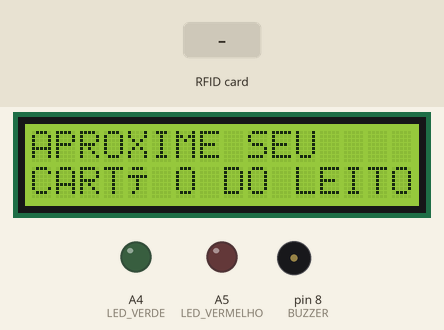
Simulated run of this sketch. Board: Arduino Uno, built with avr-gcc and run on an emulated ATmega328P. On the bench: 16×2 character LCD, output pins drawn as LEDs (lit = HIGH), buzzer (waves = sounding, pin HIGH). Inputs (shaded band) come from the test bench. Pins used as bus, display or sensor lines are not drawn; what the sketch prints to the serial monitor is not drawn.

Above: at 1.3 s.
1.4 s: RFID card B5 DA 2B 77 held to the reader
At 1.9 s:
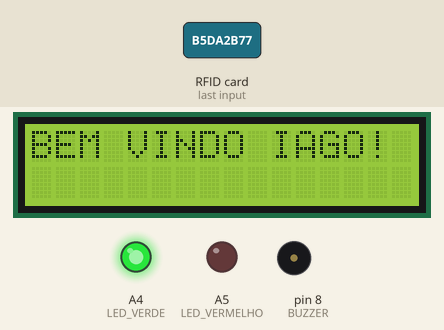
At 5.5 s:
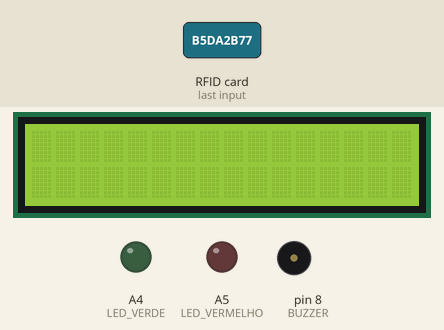
5.9 s: RFID card 5E 7A 19 C4 held to the reader
At 7.6 s:
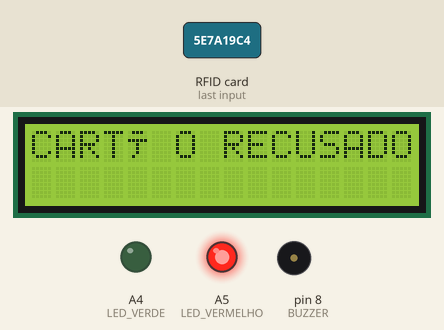
Timing chart, 0 to 11.0 s (numbered marks = the images above; inputs shaded):
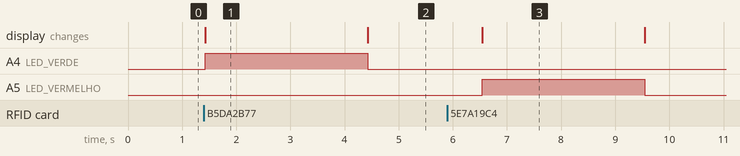

The sketch:

RFID-control_led_buzzer.ino
```cpp
#include <SPI.h>
#include <MFRC522.h>
#include <LiquidCrystal.h>

//Pinos
#define LED_VERDE A4
#define LED_VERMELHO A5
#define BUZZER 8
#define SS_PIN 10
#define RST_PIN 9
LiquidCrystal lcd(7, 6, 5, 4, 3, 2);

String IDtag = ""; //Variável que armazenará o ID da Tag
bool Permitido = false; //Variável que verifica a permissão

//Vetor responsável por armazenar os ID's das Tag's cadastradas
String TagsCadastradas[] = {"b5da2b77"};

MFRC522 LeitorRFID(SS_PIN, RST_PIN);    // Cria uma nova instância para o leitor e passa os pinos como parâmetro

int quantidadeNegacoes = 0;

void setup() {
        Serial.begin(9600);             // Inicializa a comunicação Serial
        SPI.begin();                    // Inicializa comunicacao SPI
        LeitorRFID.PCD_Init();          // Inicializa o leitor RFID
        pinMode(LED_VERDE, OUTPUT);     // Declara o pino do led verde como saída
        pinMode(LED_VERMELHO, OUTPUT);  // Declara o pino do led vermelho como saída
        pinMode(BUZZER, OUTPUT);        // Declara o pino do buzzer como saída
        lcd.begin(16, 2);
}

void loop() {
  if(quantidadeNegacoes < 3)
    Leitura();  //Chama a função responsável por fazer a leitura das Tag's
}

void Leitura(){

  lcd.clear();
  lcd.print("APROXIME SEU");
  segundaLinha();
  lcd.print("CARTÃO DO LEITOR");
  primeiraLinha();
        IDtag = ""; //Inicialmente IDtag deve estar vazia.

        // Verifica se existe uma Tag presente
        if ( !LeitorRFID.PICC_IsNewCardPresent() || !LeitorRFID.PICC_ReadCardSerial() ) {
            delay(50);
            return;
        }

        // Pega o ID da Tag através da função LeitorRFID.uid e Armazena o ID na variável IDtag
        for (byte i = 0; i < LeitorRFID.uid.size; i++) {
            IDtag.concat(String(LeitorRFID.uid.uidByte[i], HEX));
        }

        //Compara o valor do ID lido com os IDs armazenados no vetor TagsCadastradas[]
        for (int i = 0; i < (sizeof(TagsCadastradas)/sizeof(String)); i++) {
          if(  IDtag.equalsIgnoreCase(TagsCadastradas[i])  ){
              Permitido = true; //Variável Permitido assume valor verdadeiro caso o ID Lido esteja cadastrado
          }
        }

        if(Permitido == true)
          acessoLiberado(); //Se a variável Permitido for verdadeira será chamada a função acessoLiberado()
        else
          acessoNegado(); //Se não será chamada a função acessoNegado()

        delay(2000); //aguarda 2 segundos para efetuar uma nova leitura
}

void acessoLiberado(){

  Serial.println("Tag Cadastrada: " + IDtag); //Exibe a mensagem "Tag Cadastrada" e o ID da tag não cadastrada
    efeitoPermitido();  //Chama a função efeitoPermitido()
    Permitido = false;  //Seta a variável Permitido como false novamente
}

void acessoNegado(){
  Serial.println("Tag NAO Cadastrada: " + IDtag); //Exibe a mensagem "Tag NAO Cadastrada" e o ID da tag cadastrada
  efeitoNegado(); //Chama a função efeitoNegado()
}

void efeitoPermitido(){
    //Ligando o buzzer com uma frequência de 1500 hz e ligando o led verde.
    lcd.clear();
    digitalWrite(LED_VERDE, HIGH);
    lcd.print("BEM VINDO IAGO!");
    delay(3000);


    //Desligando o buzzer e led verde.
    digitalWrite(LED_VERDE, LOW);
    lcd.clear();
    delay(100);

}

void efeitoNegado(){

    quantidadeNegacoes++;

    lcd.clear();
    digitalWrite(LED_VERMELHO, HIGH);
    lcd.print("CARTÃO RECUSADO");
    delay(3000);

    //Desligando o buzzer e o led vermelho.
    digitalWrite(LED_VERMELHO, LOW);
    lcd.clear();

    if(quantidadeNegacoes >= 3) {

      tone(BUZZER,500);
      digitalWrite(LED_VERMELHO, HIGH);
      primeiraLinha();
      lcd.print("Sistema bloquead");
      segundaLinha();
      lcd.print("o.");

      delay(3000);

      noTone(BUZZER);
    }

}

void primeiraLinha () {
  lcd.setCursor(0,0);
}

void segundaLinha () {
  lcd.setCursor(0,1);
}
```

Measured:
- after the input at 1.4 s, A4 (LED_VERDE): LOW → HIGH at once, → LOW 3.0 s later; the display: changes at once (image 1)
- after the input at 5.9 s, A5 (LED_VERMELHO): LOW → HIGH after 0.64 s, → LOW 3.0 s later; the display: changes after 0.65 s (image 3)
- what the display in image 1 shows lasts 3.0 s, from 1.4 s to 4.4 s
